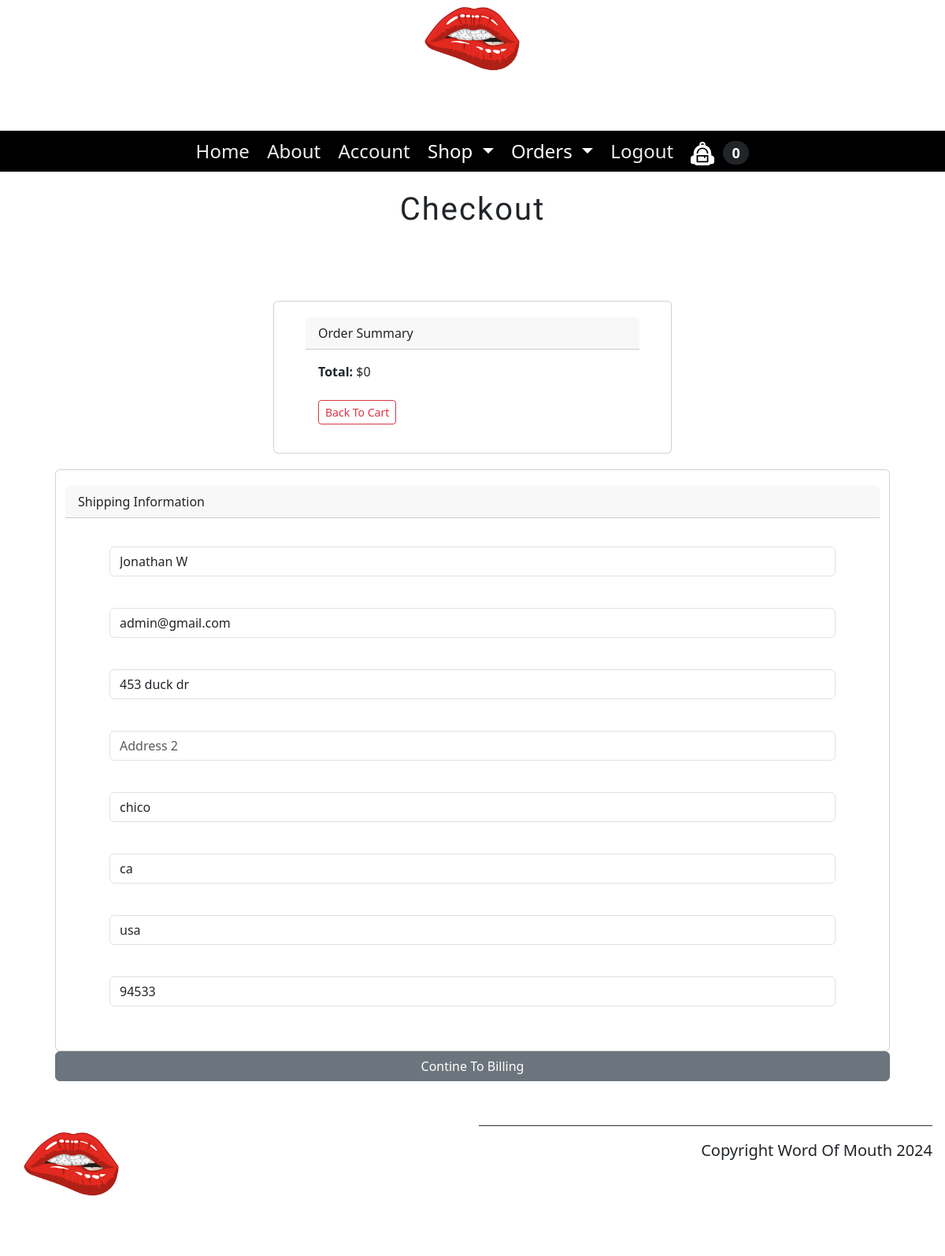
/payment/checkout/ (signed in), run on the app's committed database.
### payment/models.py (models this page shows, shortened)
class ShippingAddress(models.Model):
    user = models.ForeignKey(User, on_delete=models.CASCADE, null=True, blank=True)
    shipping_full_name = models.CharField(max_length=255)
    shipping_email = models.CharField(max_length=255)
    shipping_address1 = models.CharField(max_length=200)
    shipping_address2 = models.CharField(max_length=200, null = True, blank=True )
    shipping_city = models.CharField(max_length=200)
    shipping_state = models.CharField(max_length=200, null = True, blank=True)
    shipping_country = models.CharField(max_length=200)
    shipping_zipcode = models.CharField(max_length=200, null = True, blank=True)
    class Meta:
        verbose_name_plural = "Shipping Address"

### payment/views.py (the view)
# urls.py: path('checkout/', views.checkout, name="checkout"),
def checkout(request):
    cart = Cart(request)
    cart_products = cart.get_prods
    quantities = cart.get_quants
    totals = cart.cart_total()
    if request.user.is_authenticated:
        shipping_user = ShippingAddress.objects.get(user__id=request.user.id)
        shipping_form = ShippingForm(request.POST or None, instance=shipping_user)
        return render(request, "checkout.html", {"cart_products": cart_products, "quantities": quantities, "totals": totals, "shipping_form": shipping_form})
    else:
        shipping_form = ShippingForm(request.POST or None)
        return render(request, "checkout.html", {"cart_products": cart_products, "quantities": quantities, "totals": totals, "shipping_form": shipping_form})

### cart/cart.py (called while the page is built, shortened)
    def __len__(self):
        return len(self.cart)

    def get_prods(self):
        product_ids = self.cart.keys()
        products = Product.objects.filter(id__in=product_ids)
        return products

    def cart_total(self,):
        product_ids = self.cart.keys()
        products = Product.objects.filter(id__in=product_ids)
        quantities = self.cart
        total = 0
        return total

### cart/context_processors.py (called while the page is built)
def cart(request):
    return {'cart':Cart(request)}

### templates/checkout.html (shortened to what this page needs)
{% extends 'base.html' %}
{% load static %}
{% block content %}
<html>
   <head>
   </head>
   <body>
    <br>
      <h1 style="text-align:center;">Checkout</h1>
      <br>
      <div class="container">
        <div class="row">
            <div class="col-md-6 offset-md-3">
                <div class="card">
                    <div class="card-header">
                      Order Summary
                    </div>
                    <div class="card-body">
                        <strong>Total:</strong> ${{ totals}}
                        <br>
                        <br>
                        <a href="{% url 'cart:cart_summary' %}" class="btn btn-sm btn-outline-danger">Back To Cart</a>
                    </div>
                  </div>
            </div>
            <div class="card">
                <div class="card-header">
                  Shipping Information
                </div>
                <div class="card-body">
                  {{ shipping_form }}
                </div>
              </div>
              <a href="#" class="btn btn-secondary">Contine To Billing</a>
        </div>
    </div>
   </body>
</html>
{% endblock %}

### products/static/css/style.css (style rules this page uses)
body { font-family: 'Karla', sans-serif; margin-top: 3rem; margin-bottom: 3rem; margin-left: 5%; margin-right: 5%; }
h1, h2, h3, h4, h5, h6 { font-family: 'Markazi Text', serif; letter-spacing: 2px;; }
h1 { font-size: 4rem; margin-top: .5rem; margin-bottom: 0; }
a { color: #e22626; text-decoration: none; }
input { width: 80%; display: block; padding: .5rem 1rem; line-height: 1.5rem; box-sizing: border-box; }
div { padding-top: 20px; padding-right: 40px; padding-bottom: 20px; padding-left: 40px; }
.row { --bs-gutter-x: 1.5rem; --bs-gutter-y: 0; display: flex; flex-wrap: wrap; margin-top: calc(-1* var(--bs-gutter-y)); margin-right: calc(-.5* var(--bs-gutter-x)); margin-left: calc(-.5* var(--bs-gutter-x)); }

### data on the page
ShippingAddress: shipping_full_name "Jonathan W", shipping_email "admin@gmail.com", shipping_address1 "453 duck dr", shipping_city "chico", shipping_state "ca", shipping_country "usa", shipping_zipcode "94533"

### other printed values
{{ cart|length }} "0"
{{ totals }} "0"
